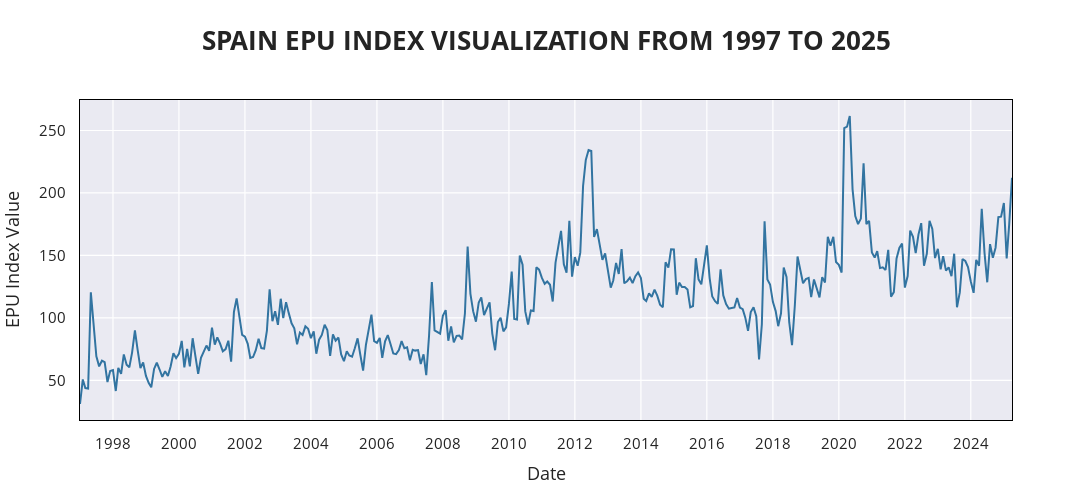

Notebook cell for this chart:
### Markdown cell above
--- 
Plotting the EPU Index over time reveals its evolution from 1997 through 2025. Early years show relatively stable and moderate uncertainty levels. Over time, pronounced peaks appear, reflecting periods of intensified economic or political stress. Especially noticeable are sharp increases around 2012 and 2020, aligning with known global and regional crises. This visualization helps us understand the overall trend and long-term shifts in economic policy uncertainty in Spain.

### Code cell
fig = go.Figure()

fig.add_trace(go.Scatter(
    x=df['Date'],
    y=df['Index value'],
    mode='lines',
    name='EPU Index',
    line=dict(color="#3274a1", width=2),
))

fig.update_layout(
    title=dict(
        text='<b>SPAIN EPU INDEX VISUALIZATION FROM 1997 TO 2025</b>',
        x=0.5,
        font=dict(size=26)
    ),
    xaxis_title='Date',
    yaxis_title='EPU Index Value',
    width=1100,
    height=500,
    template='seaborn',
    font=dict(size=15),
    legend=dict(
        orientation='h',
        yanchor='bottom',
        y=1.02,
        xanchor='right',
        x=1,
        font=dict(size=15)
    )
)

fig.update_xaxes(
    showgrid=True,
    gridwidth=1.2,
    dtick="M24",
    tickformat="%Y",
    showline=True,
    linewidth=1,
    linecolor='black',
    mirror=True,
    ticklabelstandoff=10 
)

fig.update_yaxes(
    showgrid=True,
    gridwidth=1.2,
    zeroline=True,
    zerolinewidth=1.5,
    showline=True,
    linewidth=1,
    linecolor='black',
    mirror=True,
    ticklabelstandoff=10
)


fig.show()

### Figure 1 — Plotly figure (JSON) as saved in the notebook; plotly's stock layout.template omitted (floating-point values rounded to 4 significant figures; data arrays with more than 128 entries replaced by an {"elided": "..."} marker saying what was removed)
{"data": [{"line": {"color": "#3274a1", "width": 2}, "mode": "lines", "name": "EPU Index", "type": "scatter", "x": {"elided": "340 str values"}, "y": {"elided": "340 float values"}}], "layout": {"font": {"size": 15}, "height": 500, "legend": {"font": {"size": 15}, "orientation": "h", "x": 1, "xanchor": "right", "y": 1.02, "yanchor": "bottom"}, "title": {"font": {"size": 26}, "text": "<b>SPAIN EPU INDEX VISUALIZATION FROM 1997 TO 2025</b>", "x": 0.5}, "width": 1100, "xaxis": {"dtick": "M24", "gridwidth": 1.2, "linecolor": "black", "linewidth": 1, "mirror": true, "showgrid": true, "showline": true, "tickformat": "%Y", "ticklabelstandoff": 10, "title": {"text": "Date"}}, "yaxis": {"gridwidth": 1.2, "linecolor": "black", "linewidth": 1, "mirror": true, "showgrid": true, "showline": true, "ticklabelstandoff": 10, "title": {"text": "EPU Index Value"}, "zeroline": true, "zerolinewidth": 1.5}}}
